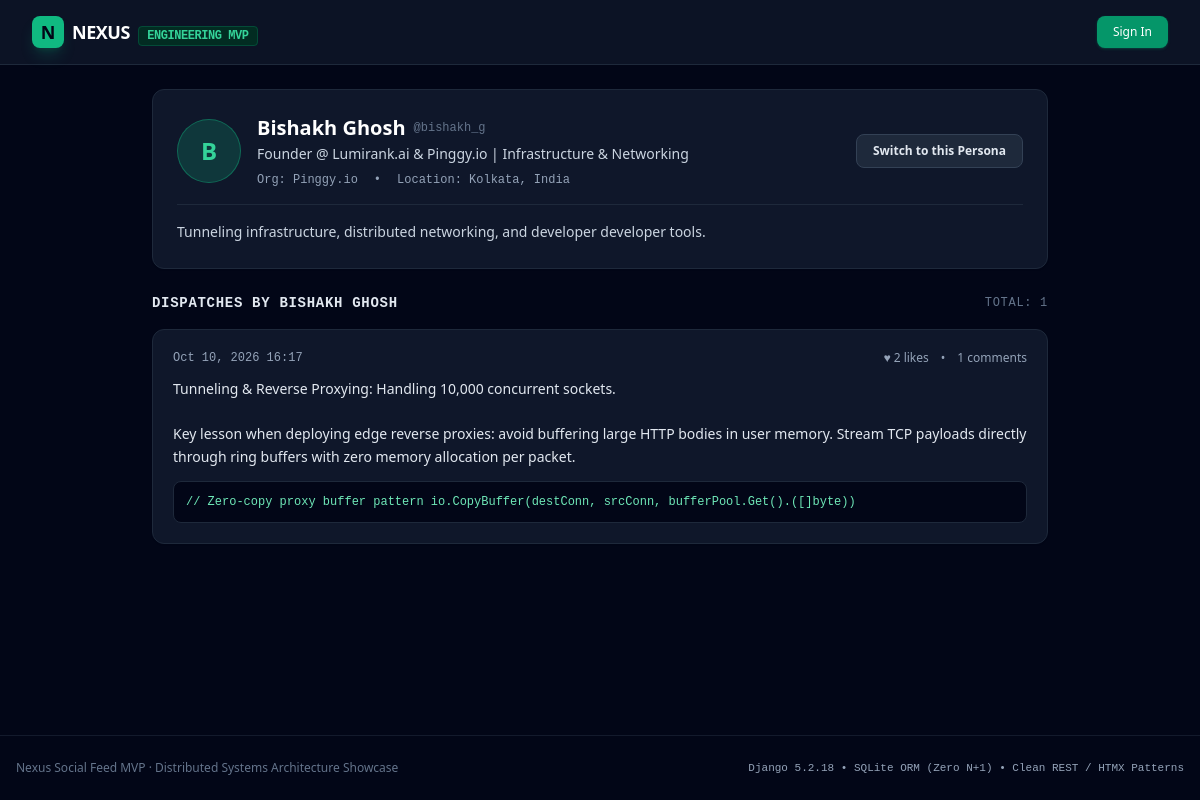
/accounts/u/bishakh_g/, run on the app's committed database.
### accounts/models.py (models this page shows, shortened)
class Profile(models.Model):
    user = models.OneToOneField(User, on_delete=models.CASCADE, related_name='profile')
    headline = models.CharField(max_length=255, default='Software Engineer')
    bio = models.TextField(blank=True, default='')
    company = models.CharField(max_length=150, blank=True, default='Independent')
    location = models.CharField(max_length=100, blank=True, default='India')
    github_handle = models.CharField(max_length=100, blank=True, default='')
    created_at = models.DateTimeField(auto_now_add=True)

### feed/models.py (models this page shows, shortened)
class Post(models.Model):
    author = models.ForeignKey(User, on_delete=models.CASCADE, related_name='posts')
    content = models.TextField()
    code_snippet = models.TextField(blank=True, default='')
    language = models.CharField(max_length=50, blank=True, default='python')
    tags = models.CharField(max_length=200, blank=True, default='')
    likes = models.ManyToManyField(User, related_name='liked_posts', blank=True)
    created_at = models.DateTimeField(auto_now_add=True)
    updated_at = models.DateTimeField(auto_now=True)
    class Meta:
        ordering = ['-created_at']
    @property
    def like_count(self):
        return self.likes.count()
    @property
    def comment_count(self):
        return self.comments.count()

### accounts/views.py (the view)
# urls.py: path('u/<str:username>/', views.profile_view, name='profile'),
def profile_view(request, username):
    target_user = get_object_or_404(User, username=username)
    profile, _ = Profile.objects.get_or_create(user=target_user)
    posts = target_user.posts.all().order_by('-created_at')
    return render(request, 'accounts/profile.html', {
        'target_user': target_user,
        'profile': profile,
        'posts': posts,
    })

### templates/accounts/profile.html
{% extends "base.html" %}
{% block content %}
<div class="max-w-4xl mx-auto space-y-6">
    <div class="bg-slate-900 border border-slate-800 rounded-xl p-6 shadow-sm">
        <div class="flex flex-col sm:flex-row items-start sm:items-center justify-between gap-4">
            <div class="flex items-center space-x-4">
                <div class="w-16 h-16 rounded-full bg-emerald-500/20 border border-emerald-500/40 flex items-center justify-center text-emerald-400 font-bold text-2xl">
                    {{ target_user.username|slice:":1"|upper }}
                </div>
                <div>
                    <h1 class="text-xl font-bold text-white flex items-center gap-2">
                        {{ target_user.get_full_name|default:target_user.username }}
                        <span class="text-xs font-mono text-slate-500 font-normal">@{{ target_user.username }}</span>
                    </h1>
                    <p class="text-sm text-slate-300 mt-0.5">{{ profile.headline }}</p>
                    <div class="flex items-center gap-4 text-xs text-slate-400 mt-2 font-mono">
                        <span>Org: {{ profile.company }}</span>
                        <span>&bull;</span>
                        <span>Location: {{ profile.location }}</span>
                    </div>
                </div>
            </div>
            {% if target_user == user %}
            <div class="bg-emerald-950/60 border border-emerald-800 text-emerald-300 text-xs px-3 py-1.5 rounded-full font-mono">
                Active Perspective
            </div>
            {% else %}
            <a href="{% url 'switch_user' target_user.id %}" class="bg-slate-800 hover:bg-slate-700 text-slate-200 border border-slate-700 text-xs font-semibold px-4 py-2 rounded-lg transition">
                Switch to this Persona
            </a>
            {% endif %}
        </div>
        {% if profile.bio %}
        <div class="mt-4 pt-4 border-t border-slate-800 text-sm text-slate-300 leading-relaxed">
            {{ profile.bio }}
        </div>
        {% endif %}
    </div>
    <div class="space-y-4">
        <h3 class="text-sm font-semibold text-slate-200 font-mono uppercase tracking-wider flex items-center justify-between">
            <span>Dispatches by {{ target_user.get_full_name|default:target_user.username }}</span>
            <span class="text-slate-500 text-xs font-normal">Total: {{ posts.count }}</span>
        </h3>
        {% for post in posts %}
        <article class="bg-slate-900 border border-slate-800 rounded-xl p-5 shadow-sm space-y-3">
            <div class="flex items-center justify-between">
                <time class="text-xs font-mono text-slate-400">{{ post.created_at|date:"M d, Y H:i" }}</time>
                <div class="flex items-center space-x-3 text-xs text-slate-400">
                    <span>&hearts; {{ post.like_count }} likes</span>
                    <span>&bull;</span>
                    <span>{{ post.comment_count }} comments</span>
                </div>
            </div>
            <p class="text-sm text-slate-200 whitespace-pre-line leading-relaxed">{{ post.content }}</p>
            {% if post.code_snippet %}
            <div class="bg-slate-950 border border-slate-800 rounded-lg p-3 font-mono text-xs text-emerald-300 overflow-x-auto">
                <code>{{ post.code_snippet }}</code>
            </div>
            {% endif %}
        </article>
        {% empty %}
        <div class="text-center py-8 bg-slate-900 border border-slate-800 rounded-xl text-slate-400 text-xs">
            No dispatches published yet.
        </div>
        {% endfor %}
    </div>
</div>
{% endblock %}

### templates/base.html (shortened to what this page needs)
<!DOCTYPE html>
<html lang="en">
<head>
    <script src="https://cdn.tailwindcss.com"></script>
</head>
<body class="bg-slate-950 text-slate-100 min-h-screen flex flex-col font-sans antialiased selection:bg-emerald-500 selection:text-white">
    <header class="border-b border-slate-800 bg-slate-900/80 backdrop-blur sticky top-0 z-50">
        <div class="max-w-7xl mx-auto px-4 sm:px-6 lg:px-8 h-16 flex items-center justify-between">
            <div class="flex items-center space-x-3">
                <a href="{% url 'feed' %}" class="flex items-center space-x-2">
                    <span class="w-8 h-8 rounded-lg bg-emerald-500 flex items-center justify-center font-black text-slate-950 text-lg shadow-lg shadow-emerald-500/20">N</span>
                    <span class="font-bold tracking-tight text-lg text-white">NEXUS <span class="text-xs font-mono uppercase px-2 py-0.5 rounded bg-emerald-950 text-emerald-400 border border-emerald-800/60 ml-1">Engineering MVP</span></span>
                </a>
            </div>
            <div class="flex items-center space-x-4">
                {% if user.is_authenticated %}
                    <div class="flex items-center space-x-3 bg-slate-800/80 border border-slate-700/60 px-3 py-1.5 rounded-full text-xs">
                        <span class="w-2 h-2 rounded-full bg-emerald-400 animate-pulse"></span>
                        <span class="text-slate-400">Persona:</span>
                        <a href="{% url 'profile' user.username %}" class="font-semibold text-emerald-300 hover:underline">
                            {{ user.get_full_name|default:user.username }}
                        </a>
                    </div>
                    <a href="{% url 'logout' %}" class="text-xs text-slate-400 hover:text-slate-200 border border-slate-800 hover:border-slate-700 px-3 py-1.5 rounded-md transition">
                        Logout
                    </a>
                {% else %}
                    <a href="{% url 'login' %}" class="text-xs font-medium bg-emerald-600 hover:bg-emerald-500 text-white px-4 py-2 rounded-lg transition shadow shadow-emerald-600/30">
                        Sign In
                    </a>
                {% endif %}
            </div>
        </div>
    </header>
    <main class="flex-1 max-w-7xl mx-auto px-4 sm:px-6 lg:px-8 py-6 w-full">
        {% block content %}{% endblock %}
    </main>
    <footer class="border-t border-slate-800/60 py-6 text-center text-xs text-slate-500 bg-slate-950">
        <div class="max-w-7xl mx-auto px-4 flex flex-col sm:flex-row items-center justify-between gap-3">
            <div>
                Nexus Social Feed MVP &middot; Distributed Systems Architecture Showcase
            </div>
            <div class="font-mono text-[11px] text-slate-400">
                Django 5.2.18 &bull; SQLite ORM (Zero N+1) &bull; Clean REST / HTMX Patterns
            </div>
        </div>
    </footer>
</body>
</html>

### templates/base.html (style rules this page uses)
pre, code { font-family: ui-monospace, SFMono-Regular, Menlo, Monaco, Consolas, "Liberation Mono", "Courier New", monospace; }

### data on the page
Profile: headline "Founder @ Lumirank.ai & Pinggy.io | Infrastructure & Networking", company "Pinggy.io", location "Kolkata, India", bio "Tunneling infrastructure, distributed networking, and developer developer tools."
Post: created_at "Oct 10, 2026 16:17", like_count "2", comment_count "1", content "Tunneling & Reverse Proxying: Handling 10,000 concurrent sockets. Key lesson when deploying edge reverse proxies: avoid buffering large HTTP bodies in user memory. Stream TCP payloads directly through ring buffers with zero memory allocation per packet.", code_snippet "// Zero-copy proxy buffer pattern io.CopyBuffer(destConn, srcConn, bufferPool.Get().([]byte))"

### other printed values
{{ target_user.username|slice:":1"|upper }} "B"
{{ target_user.get_full_name|default:target_user.username }} "Bishakh Ghosh"
{{ target_user.username }} "bishakh_g"
{{ target_user.get_full_name|default:target_user.username }} "BISHAKH GHOSH"
{{ posts.count }} "1"
